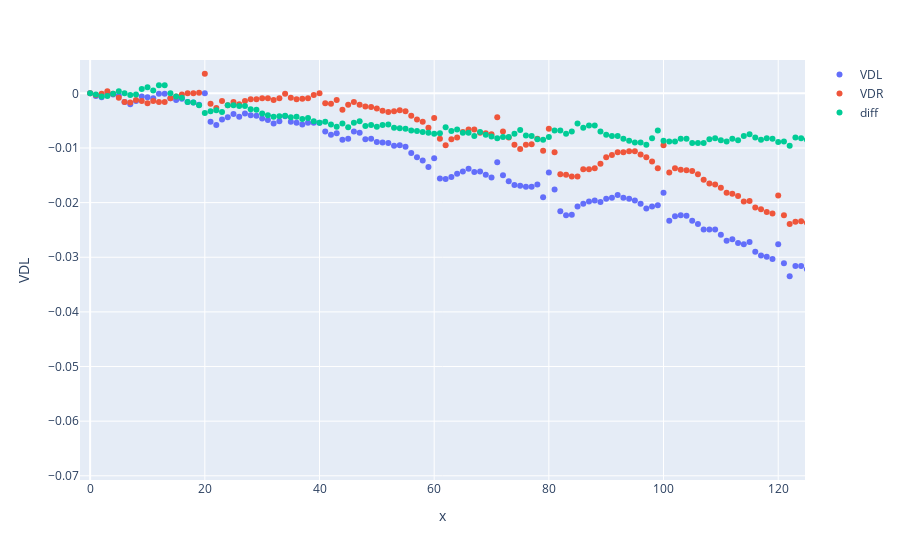

Notebook code for this chart:
### Markdown cell above
#### Interactive plot

### Code cell
diff_in_time = pd.concat(diode_df_dict.values(), ignore_index=False)
numberoftests = len(diode_df_dict)
diff_in_time_grouped = diff_in_time.groupby(diff_in_time.index)
threshold = diff_in_time.index.max()

diff_in_time_max = [group for name, group in diff_in_time_grouped if name >= threshold]
fig = px.scatter(diff_in_time_max[0]-diff_in_time_max[0]['VDL'].iloc[0], x=range(len(diff_in_time_max[0])), y='VDL')
fig.data[0].name="VDL"
fig.update_traces(showlegend=True)
 
fig.add_scatter(x=np.array(range(len(diff_in_time_max[0]))), y=diff_in_time_max[0]['VDR']-diff_in_time_max[0]['VDR'].iloc[0], mode='markers',name = "VDR")
fig.add_scatter(x=np.array(range(len(diff_in_time_max[0]))), y=(diff_in_time_max[0]['VDL']-diff_in_time_max[0]['VDR'])-(diff_in_time_max[0]['VDL']-diff_in_time_max[0]['VDR']).iloc[0], mode='markers',name = "diff")
 
fig.show()

### Figure 1 — Plotly figure (JSON) as saved in the notebook; plotly's stock layout.template omitted (floating-point values rounded to 4 significant figures; data arrays with more than 128 entries replaced by an {"elided": "..."} marker saying what was removed)
{"data": [{"hovertemplate": "x=%{x}<br>VDL=%{y}<extra></extra>", "legendgroup": "", "marker": {"color": "#636efa", "symbol": "circle"}, "mode": "markers", "name": "VDL", "orientation": "v", "showlegend": true, "type": "scatter", "x": {"elided": "200 int values"}, "xaxis": "x", "y": {"elided": "200 float values"}, "yaxis": "y"}, {"mode": "markers", "name": "VDR", "type": "scatter", "x": {"elided": "200 int values"}, "y": {"elided": "200 float values"}}, {"mode": "markers", "name": "diff", "type": "scatter", "x": {"elided": "200 int values"}, "y": {"elided": "200 float values"}}], "layout": {"autosize": true, "legend": {"tracegroupgap": 0}, "margin": {"t": 60}, "xaxis": {"anchor": "y", "autorange": false, "domain": [0, 1], "range": [-1.769, 124.7], "title": {"text": "x"}, "type": "linear"}, "yaxis": {"anchor": "x", "autorange": false, "domain": [0, 1], "range": [-0.07077, 0.006099], "title": {"text": "VDL"}, "type": "linear"}}}
